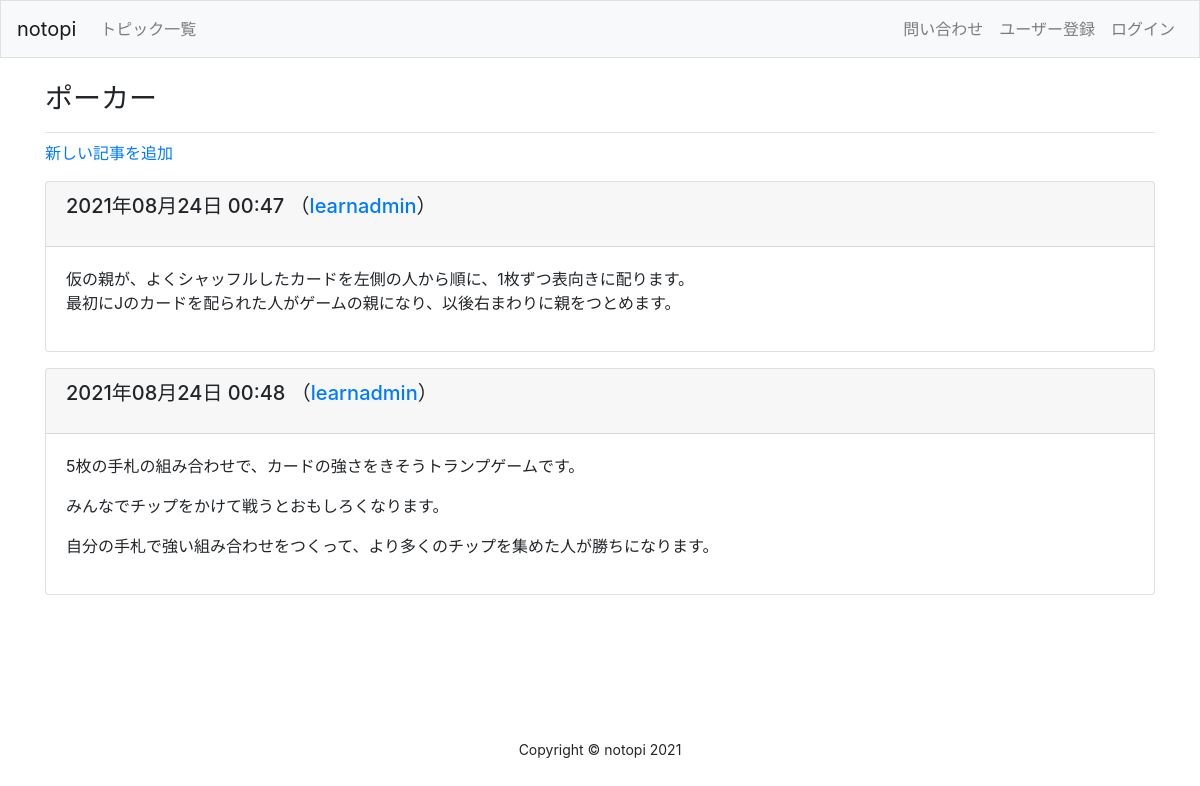
Page /topic/9/ on the committed database.
### learning_logs/models.py (models this page shows, shortened)
class Topic(models.Model):
	text = models.CharField(max_length=200)
	date_added = models.DateTimeField(auto_now_add=True)
	owner = models.ForeignKey(User, on_delete=models.CASCADE)
	def __str__(self):
		return self.text

class Entry(models.Model):
	topic = models.ForeignKey(Topic, on_delete=models.CASCADE)
	text = models.TextField()
	date_added = models.DateTimeField(auto_now_add=True)
	owner = models.ForeignKey(User, on_delete=models.CASCADE)#add
	class Meta:
		verbose_name_plural = 'entries'

### learning_logs/views.py (the view)
# urls.py: path('topic/<int:topic_id>/', views.topic_child, name='topic_child'),
def topic_child(request, topic_id):
	topic = Topic.objects.get(id=topic_id)
	entries = topic.entry_set.order_by('date_added')
	context = {'topic': topic, 'entries': entries}
	return render(request, "learning_logs/topic_child.html", context)

### learning_logs/templates/learning_logs/topic_child.html (shortened to what this page needs)
{% extends "learning_logs/base.html" %}
{% block page_header %}
	<h3>{{ topic }}</h3>
{% endblock page_header %}
{% block content %}
	<p>
		<a href="{% url 'learning_logs:new_entry' topic.id %}">新しい記事を追加</a>
	</p>
	{% for entry in entries %}
	<div class="card mb-3">
		<h5 class="card-header">
			<p>{{ entry.date_added|date:'Y年m月d日 H:i' }} （<a href="{% url 'users:user_entries' entry.owner.id %}">{{entry.owner}}</a>）</p>
		</h5>
		<div class="card-body">{{ entry.text|linebreaks }}</div>
	</div>
	{% empty %}
		<p>このトピックにはまだ記事がありません。</p>
	{% endfor %}
{% endblock content%}

### static/css/mystyle.css (style rules this page uses)
body, #wrapper { display: flex; flex-direction: column; min-height: 95vh; }

### rows in the picture
Topic: text "ポーカー"
Entry: date_added "2021年08月24日 00:47", owner "learnadmin", text "仮の親が、よくシャッフルしたカードを左側の人から順に、1枚ずつ表向きに配ります。 最初にJのカードを配られた人がゲームの親になり、以後右まわりに親をつとめます。"
Entry: date_added "2021年08月24日 00:48", owner "learnadmin", text "5枚の手札の組み合わせで、カードの強さをきそうトランプゲームです。 みんなでチップをかけて戦うとおもしろくなります。 自分の手札で強い組み合わせをつくって、より多くのチップを集めた人が勝ちになります。"
